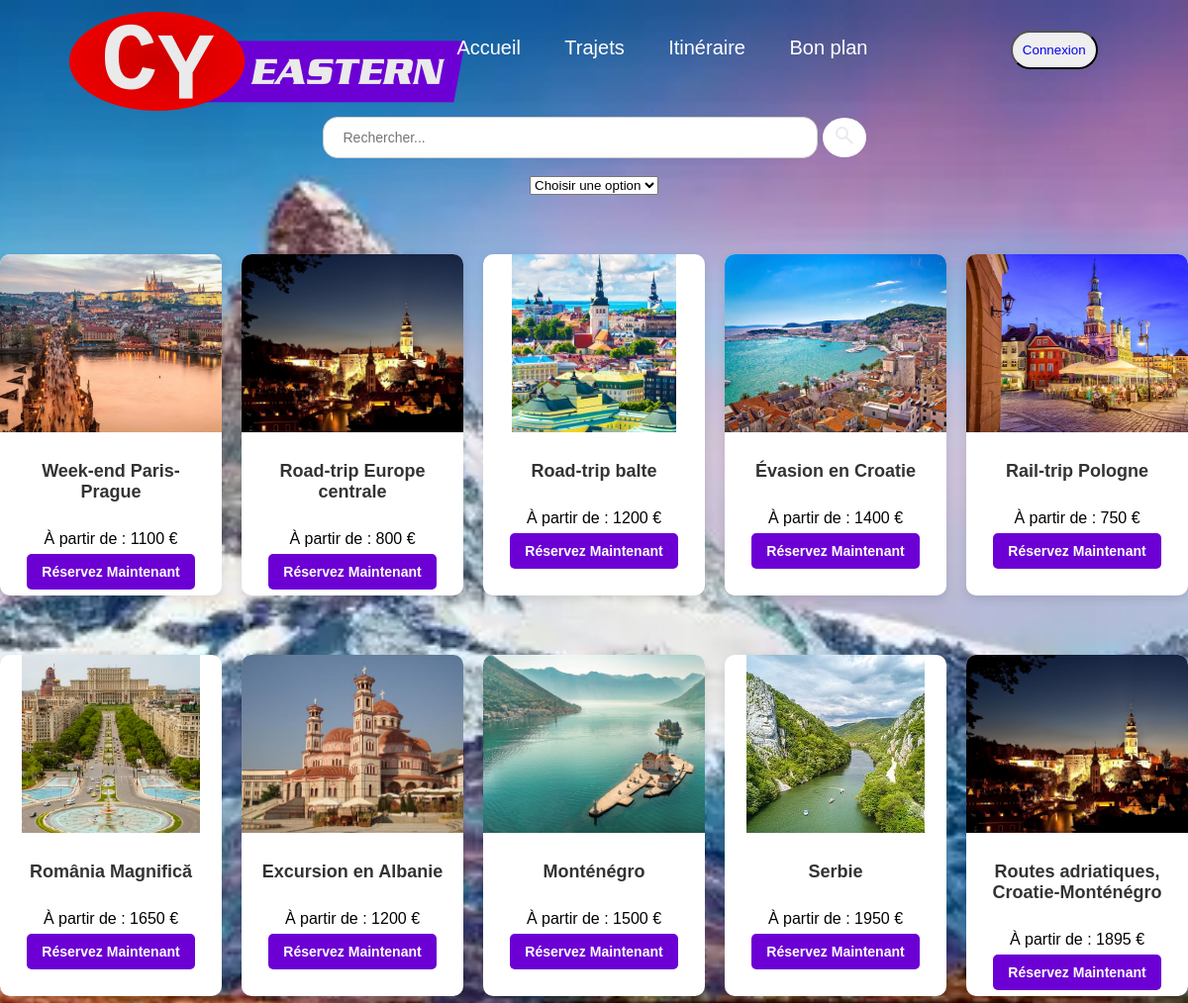
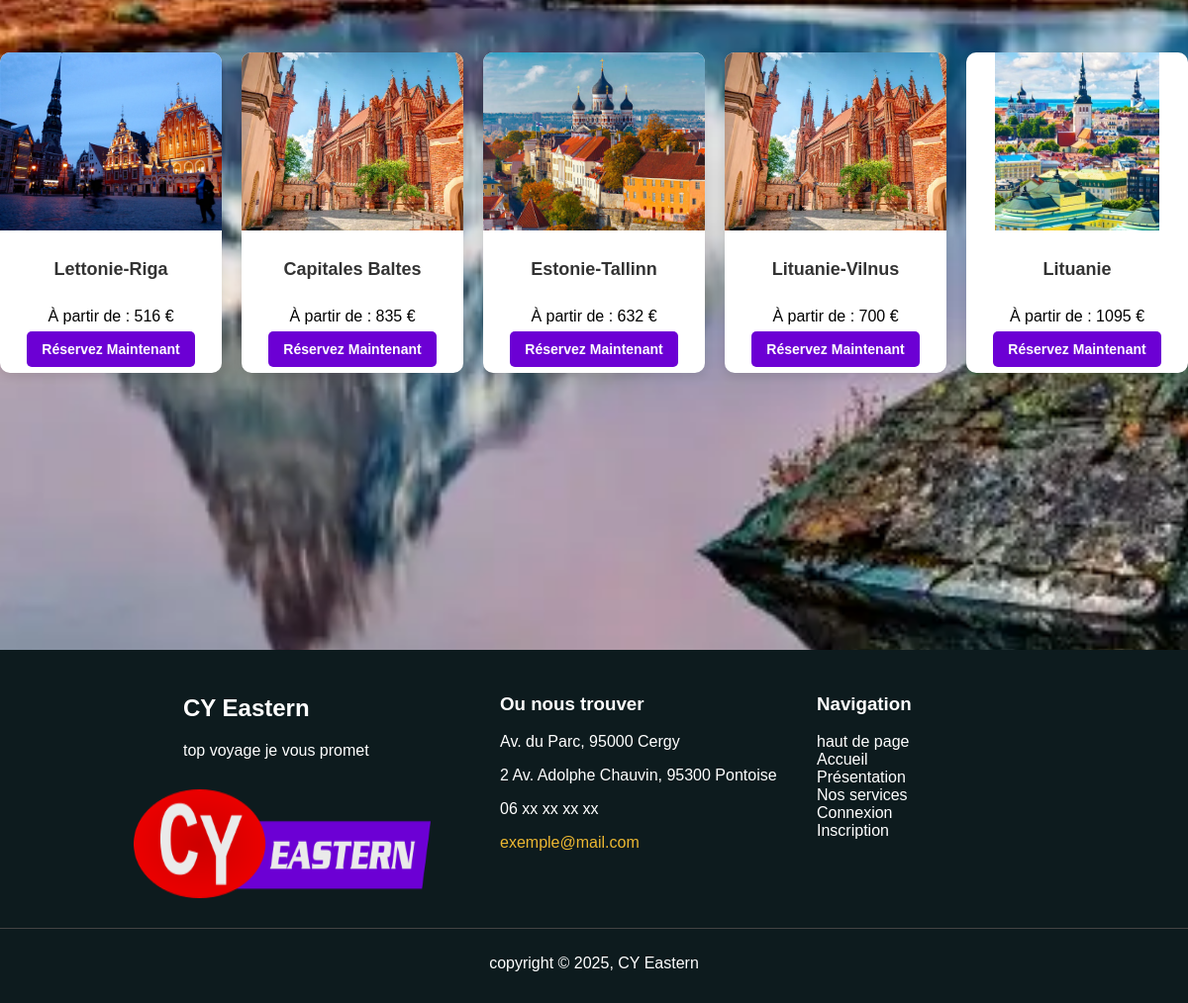
The app's page /presentation.php with its own data (2 pictures, top to bottom).
### tables this page shows
CREATE TABLE `voyage` (
  `id` int(11) NOT NULL,
  `titre` varchar(39) NOT NULL,
  `duree` tinyint(4) NOT NULL,
  `etapes` tinyint(4) NOT NULL,
  `transport` varchar(24) NOT NULL,
  `maxi` tinyint(4) NOT NULL,
  `prix` smallint(6) NOT NULL,
  `statut` tinyint(1) NOT NULL,
  `description` text NOT NULL
);

### api/linkDB.php (called while the page is built, shortened)
<?php
$linkDB = mysqli_connect("mariadb","valerie","meilleursite2025","clickjourney");
$voyageQuery = "SELECT * FROM voyage ORDER BY id";
$voyageResult = mysqli_query($linkDB, $voyageQuery);
$voyage = array();
while ($row = mysqli_fetch_assoc($voyageResult)) {
    $voyage[$row['id']] = $row;
}

### presentation.php (the view, shortened to what this page needs)
<?php
include('api/linkDB.php');
?>
<!DOCTYPE html>
<html lang="fr">
<head>
  <link rel="stylesheet" type="text/css" href="style.css">
</head>
<body id="haut">
  <div>
    <nav>
      <div class="divmenu">
        <div class="logo1">
          <a href="index.html"><img src="media/logo.webp" width="400" height="100" alt="Logo"></a>
        </div>
        <ul>
          <li class="limenu"><a href="index.html">Accueil</a></li>
          <li class="limenu"><a href="presentation.php">Trajets</a></li>
          <li class="limenu"><a href="recherche.html">Itinéraire</a></li>
          <li class="limenu"><a href="">Bon plan</a></li>
          <?php
          if (!$_SESSION['connecte']) {
            echo '<button class="bouton_menu"><a href="connexion.php">Connexion</a></button>';
          } else {
            echo '<button class="bouton_menu"><a href="profil.php">Profil</a></button>
        <button class="bouton_menu"><a href="index.php?logout=1">Déconnexion</a></button>';
          }
          ?>
        </ul>
      </div>
      <div class="barre-recherche">
        <input type="text" class="recherche" placeholder="Rechercher...">
        <button class="bouton-recherche"></button>
      </div>
    </nav>
  </div>
     <div class="contenant">
         <select>
             <option value="">Choisir une option</option>
         </select>
     </div>
  <div class="contenant">
    <?php
    for ($i = 1; $i <= 5; $i++) {
      echo '    <div class="carte">
      <img class="imagevoyage" src="media/voyage/voyage' . $i . '.jpg" alt="Image ' . $voyage[$i]['titre'] . '" >
      <div class="texte">
        <h2>' . $voyage[$i]['titre'] . '</h2>
        <br>À partir de : ' . $voyage[$i]['prix'] . ' €</br>
        <p></p>
        <a href="voyage.php?get=' . $i . '">Réservez Maintenant</a>
      </div>
      </div>';
    }
    ?>
  </div>
  <div class="contenant">
    <?php
    for ($i = 6; $i <= 10; $i++) {
      echo '    <div class="carte">
      <img class="imagevoyage" src="media/voyage/voyage' . $i . '.jpg" alt="Image ' . $voyage[$i]['titre'] . '" >
      <div class="texte">
        <h2>' . $voyage[$i]['titre'] . '</h2>
        <br>À partir de : ' . $voyage[$i]['prix'] . ' €</br>
        <p></p>
        <a href="voyage.php?get=' . $i . '">Réservez Maintenant</a>
      </div>
      </div>';
    }
    ?>
  </div>
  <div class="contenant">
    <?php
    for ($i = 11; $i <= 15; $i++) {
      echo '    <div class="carte">
      <img class="imagevoyage" src="media/voyage/voyage' . $i . '.jpg" alt="Image ' . $voyage[$i]['titre'] . '" >
      <div class="texte">
        <h2>' . $voyage[$i]['titre'] . '</h2>
        <br>À partir de : ' . $voyage[$i]['prix'] . ' €</br>
        <p></p>
        <a href="voyage.php?get=' . $i . '">Réservez Maintenant</a>
      </div>
      </div>';
    }
    ?>
  </div>
  <footer>
    <div class="contenu">
      <div class="logo">
        <h2>CY Eastern</h2>
        <p>top voyage je vous promet</p>
        <img src="media/logo.webp" alt="Logo" width="300" height="110" style="display: flex; margin-left: -50px;">
      </div>
      <div class="colonne">
        <h3>Ou nous trouver</h3>
        <p>Av. du Parc, 95000 Cergy</p>
        <p>2 Av. Adolphe Chauvin, 95300 Pontoise</p>
        <p>06 xx xx xx xx</p>
        <p><a href="mailto:exemple@mail.com" style="color: rgb(237, 184, 50);">exemple@mail.com</a></p>
      </div>
      <div class="colonne">
        <h3>Navigation</h3>
        <ul class="ul-footer">
          <li><a href="#haut">haut de page</a></li>
          <li><a href="index.html">Accueil</a></li>
          <li><a href="presentation.php">Présentation</a></li>
          <li><a href="#">Nos services</a></li>
          <li><a href="connexion.php">Connexion</a></li>
          <li><a href="inscription.php">Inscription</a></li>
        </ul>
      </div>
    </div>
    <div class="footer-bottom">
      <p>copyright © 2025, CY Eastern</p>
    </div>
  </footer>
</body>
</html>

### style.css (style rules this page uses)
* { text-decoration: none; }
body { font-family: Arial, sans-serif; font-optical-sizing: auto; background-image: url(media/paysage.jpg); background-size: cover; background-repeat: no-repeat; background-position: center; height: 100vh; margin: 0; image-rendering: crisp-edges; background-attachment: fixed; }
img[alt="Logo"] { margin-left: 10px; margin-top: 30px; }
.divmenu { display: flex; align-items: center; justify-content: space-between; height: 100px; padding: 0 50px; }
li.limenu { display: inline-block; margin-left: -100px; }
.limenu a { color: white; font-size: 20px; margin-right: 140px; }
.bouton_menu { color: black; border-radius: 20px; padding: 10px; }
.logo1 { padding: 10px; font-weight: bold; font-size: 30px; justify-content: flex-end; }
.barre-recherche { display: flex; align-items: center; margin: 10px 0; justify-content: center; }
.recherche { width: 500px !important; padding: 8px; border: 2px solid white; border-radius: 15px; outline: none; font-size: 14px; }
.bouton-recherche { background-color: white; border: none; padding: 6px 10px; margin-left: 5px; border-radius: 50%; cursor: pointer; font-size: 16px; }
.contenant { display: flex; gap: 20px; justify-content: center; margin-bottom: 60px !important; width: 100%; }
.carte { width: 300px; background: white; border-radius: 10px; box-shadow: 0px 4px 10px rgba(0, 0, 0, 0.1); overflow: hidden; text-align: center; }
.imagevoyage { height: 180px; }
.texte { padding: 15px; }
.texte h2 { font-size: 18px; color: #333; margin: 10px 0; }
.texte a { text-decoration: none; background-color: #6c00d4; color: white; padding: 10px 15px; border-radius: 5px; font-size: 14px; font-weight: bold; }
footer { background-color: #0d1b1e; color: white; padding: 15px 0; margin-top: 280px; }
.contenu { display: flex; max-width: 850px; margin: auto; }
.colonne, .logo { min-width: 300px; margin: 10px; }
ul.ul-footer { list-style: none; padding: 0; }
ul.ul-footer li a { color: white; text-decoration: none; transition: color 0.4s; }
.footer-bottom { text-align: center; margin-top: 20px; border-top: 1px solid #444; padding-top: 10px; }
input[type=text], input[type=email], input[type=password], input[type=date], input[type=number] { width: 100%; padding: 12px 20px; margin: 8px 0; display: inline-block; border: 1px solid #ccc; box-sizing: border-box; }

### records on screen
voyage: shows a picture, titre "Week-end Paris-Prague", prix "1100"
voyage: shows a picture, titre "Road-trip Europe centrale", prix "800"
voyage: shows a picture, titre "Road-trip balte", prix "1200"
voyage: shows a picture, titre "Évasion en Croatie", prix "1400"
voyage: shows a picture, titre "Rail-trip Pologne", prix "750"
voyage: shows a picture, titre "România Magnifică", prix "1650"
voyage: shows a picture, titre "Excursion en Albanie", prix "1200"
voyage: shows a picture, titre "Monténégro", prix "1500"
voyage: shows a picture, titre "Serbie", prix "1950"
voyage: shows a picture, titre "Routes adriatiques, Croatie-Monténégro", prix "1895"
voyage: shows a picture, titre "Lettonie-Riga", prix "516"
voyage: titre "Capitales Baltes", prix "835"
voyage: shows a picture, titre "Estonie-Tallinn", prix "632"
voyage: titre "Lituanie-Vilnus", prix "700"
voyage: shows a picture, titre "Lituanie", prix "1095"
